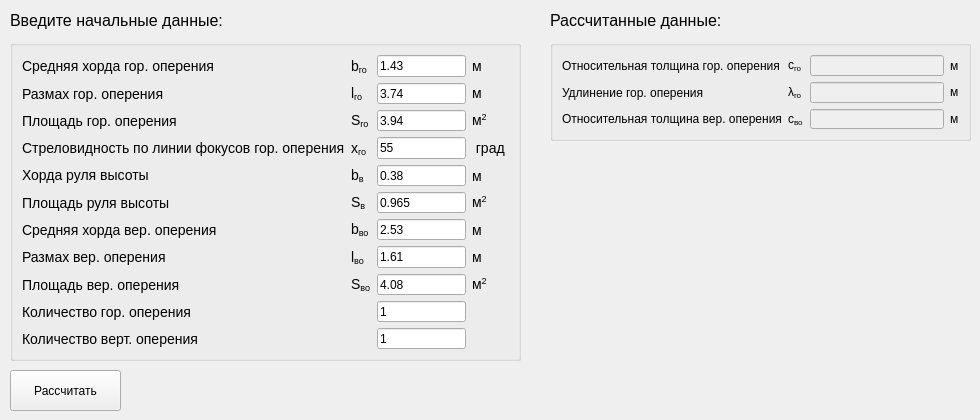
            <widget class="QWidget" name="tab_5">
             <attribute name="title">
              <string>Оперение</string>
             </attribute>
             <widget class="QGroupBox" name="groupBox_7">
              <property name="geometry">
               <rect>
                <x>10</x>
                <y>40</y>
                <width>511</width>
                <height>321</height>
               </rect>
              </property>
              <property name="styleSheet">
               <string notr="true">QLabel{
font-size: 14px;
}</string>
              </property>
              <property name="title">
               <string/>
              </property>
              <layout class="QVBoxLayout" name="verticalLayout_6">
               <item>
                <layout class="QGridLayout" name="gridLayout_7">
                 <item row="4" column="0">
                  <widget class="QLabel" name="label_126">
                   <property name="text">
                    <string>&lt;html&gt;&lt;head/&gt;&lt;body&gt;&lt;p&gt;Хорда руля высоты&lt;/p&gt;&lt;/body&gt;&lt;/html&gt;</string>
                   </property>
                  </widget>
                 </item>
                 <item row="1" column="0">
                  <widget class="QLabel" name="label_120">
                   <property name="text">
                    <string>Размах гор. оперения</string>
                   </property>
                  </widget>
                 </item>
                 <item row="2" column="0">
                  <widget class="QLabel" name="label_117">
                   <property name="text">
                    <string>Площадь гор. оперения</string>
                   </property>
                  </widget>
                 </item>
                 <item row="3" column="3">
                  <widget class="QLabel" name="label_119">
                   <property name="text">
                    <string> град </string>
                   </property>
                  </widget>
                 </item>
                 <item row="5" column="2">
                  <widget class="QLineEdit" name="ed_Sv">
                   <property name="text">
                    <string>0.965</string>
                   </property>
                  </widget>
                 </item>
                 <item row="5" column="1">
                  <widget class="QLabel" name="label_149">
                   <property name="text">
                    <string>&lt;html&gt;&lt;head/&gt;&lt;body&gt;&lt;p&gt;S&lt;span style=&quot; vertical-align:sub;&quot;&gt;в&lt;/span&gt;&lt;/p&gt;&lt;/body&gt;&lt;/html&gt;</string>
                   </property>
                  </widget>
                 </item>
                 <item row="0" column="1">
                  <widget class="QLabel" name="label_141">
                   <property name="text">
                    <string>&lt;html&gt;&lt;head/&gt;&lt;body&gt;&lt;p&gt;b&lt;span style=&quot; vertical-align:sub;&quot;&gt;го&lt;/span&gt;&lt;/p&gt;&lt;/body&gt;&lt;/html&gt;</string>
                   </property>
                  </widget>
                 </item>
                 <item row="4" column="3">
                  <widget class="QLabel" name="label_139">
                   <property name="text">
                    <string>м</string>
                   </property>
                  </widget>
                 </item>
                 <item row="1" column="3">
                  <widget class="QLabel" name="label_144">
                   <property name="text">
                    <string>&lt;html&gt;&lt;head/&gt;&lt;body&gt;&lt;p&gt;м&lt;/p&gt;&lt;/body&gt;&lt;/html&gt;</string>
                   </property>
                  </widget>
                 </item>
                 <item row="2" column="2">
                  <widget class="QLineEdit" name="ed_Sgo">
                   <property name="text">
                    <string>3.94</string>
                   </property>
                  </widget>
                 </item>
                 <item row="3" column="0">
                  <widget class="QLabel" name="label_125">
                   <property name="text">
                    <string>&lt;html&gt;&lt;head/&gt;&lt;body&gt;&lt;p&gt;Стреловидность по линии фокусов гор. оперения&lt;/p&gt;&lt;/body&gt;&lt;/html&gt;</string>
                   </property>
                  </widget>
                 </item>
                 <item row="3" column="2">
                  <widget class="QLineEdit" name="ed_xgo">
                   <property name="text">
                    <string>55</string>
                   </property>
                  </widget>
                 </item>
                 <item row="0" column="3">
                  <widget class="QLabel" name="label_142">
                   <property name="text">
                    <string>м</string>
                   </property>
                  </widget>
                 </item>
                 <item row="1" column="2">
                  <widget class="QLineEdit" name="ed_lgo">
                   <property name="text">
                    <string>3.74</string>
                   </property>
                  </widget>
                 </item>
                 <item row="0" column="2">
                  <widget class="QLineEdit" name="ed_bgo">
                   <property name="text">
                    <string>1.43</string>
                   </property>
                  </widget>
                 </item>
                 <item row="4" column="2">
                  <widget class="QLineEdit" name="ed_bv">
                   <property name="text">
                    <string>0.38</string>
                   </property>
                  </widget>
                 </item>
                 <item row="5" column="3">
                  <widget class="QLabel" name="label_150">
                   <property name="text">
                    <string>&lt;html&gt;&lt;head/&gt;&lt;body&gt;&lt;p&gt;м&lt;span style=&quot; vertical-align:super;&quot;&gt;2&lt;/span&gt;&lt;/p&gt;&lt;/body&gt;&lt;/html&gt;</string>
                   </property>
                  </widget>
                 </item>
                 <item row="5" column="0">
                  <widget class="QLabel" name="label_148">
                   <property name="text">
                    <string>Площадь руля высоты</string>
                   </property>
                  </widget>
                 </item>
                 <item row="1" column="1">
                  <widget class="QLabel" name="label_128">
                   <property name="text">
                    <string>&lt;html&gt;&lt;head/&gt;&lt;body&gt;&lt;p&gt;l&lt;span style=&quot; vertical-align:sub;&quot;&gt;го&lt;/span&gt;&lt;/p&gt;&lt;/body&gt;&lt;/html&gt;</string>
                   </property>
                  </widget>
                 </item>
                 <item row="2" column="3">
                  <widget class="QLabel" name="label_151">
                   <property name="text">
                    <string>&lt;html&gt;&lt;head/&gt;&lt;body&gt;&lt;p&gt;м&lt;span style=&quot; vertical-align:super;&quot;&gt;2&lt;/span&gt;&lt;/p&gt;&lt;/body&gt;&lt;/html&gt;</string>
                   </property>
                  </widget>
                 </item>
                 <item row="2" column="1">
                  <widget class="QLabel" name="label_123">
                   <property name="text">
                    <string>&lt;html&gt;&lt;head/&gt;&lt;body&gt;&lt;p&gt;S&lt;span style=&quot; vertical-align:sub;&quot;&gt;го&lt;/span&gt;&lt;/p&gt;&lt;/body&gt;&lt;/html&gt;</string>
                   </property>
                  </widget>
                 </item>
                 <item row="3" column="1">
                  <widget class="QLabel" name="label_140">
                   <property name="text">
                    <string>&lt;html&gt;&lt;head/&gt;&lt;body&gt;&lt;p&gt;x&lt;span style=&quot; vertical-align:sub;&quot;&gt;го&lt;/span&gt;&lt;/p&gt;&lt;/body&gt;&lt;/html&gt;</string>
                   </property>
                  </widget>
                 </item>
                 <item row="0" column="0">
                  <widget class="QLabel" name="label_118">
                   <property name="text">
                    <string>Средняя хорда гор. оперения</string>
                   </property>
                  </widget>
                 </item>
                 <item row="6" column="0">
                  <widget class="QLabel" name="label_156">
                   <property name="text">
                    <string>Средняя хорда вер. оперения</string>
                   </property>
                  </widget>
                 </item>
                 <item row="6" column="1">
                  <widget class="QLabel" name="label_160">
                   <property name="text">
                    <string>&lt;html&gt;&lt;head/&gt;&lt;body&gt;&lt;p&gt;b&lt;span style=&quot; vertical-align:sub;&quot;&gt;во&lt;/span&gt;&lt;/p&gt;&lt;/body&gt;&lt;/html&gt;</string>
                   </property>
                  </widget>
                 </item>
                 <item row="4" column="1">
                  <widget class="QLabel" name="label_137">
                   <property name="text">
                    <string>&lt;html&gt;&lt;head/&gt;&lt;body&gt;&lt;p&gt;b&lt;span style=&quot; vertical-align:sub;&quot;&gt;в&lt;/span&gt;&lt;/p&gt;&lt;/body&gt;&lt;/html&gt;</string>
                   </property>
                  </widget>
                 </item>
                 <item row="8" column="0">
                  <widget class="QLabel" name="label_147">
                   <property name="text">
                    <string>Площадь вер. оперения</string>
                   </property>
                  </widget>
                 </item>
                 <item row="6" column="2">
                  <widget class="QLineEdit" name="ed_bvo">
                   <property name="text">
                    <string>2.53</string>
                   </property>
                  </widget>
                 </item>
                 <item row="6" column="3">
                  <widget class="QLabel" name="label_165">
                   <property name="text">
                    <string>м</string>
                   </property>
                  </widget>
                 </item>
                 <item row="7" column="0">
                  <widget class="QLabel" name="label_157">
                   <property name="text">
                    <string>Размах вер. оперения</string>
                   </property>
                  </widget>
                 </item>
                 <item row="7" column="3">
                  <widget class="QLabel" name="label_164">
                   <property name="text">
                    <string>&lt;html&gt;&lt;head/&gt;&lt;body&gt;&lt;p&gt;м&lt;/p&gt;&lt;/body&gt;&lt;/html&gt;</string>
                   </property>
                  </widget>
                 </item>
                 <item row="7" column="1">
                  <widget class="QLabel" name="label_172">
                   <property name="text">
                    <string>&lt;html&gt;&lt;head/&gt;&lt;body&gt;&lt;p&gt;l&lt;span style=&quot; vertical-align:sub;&quot;&gt;во&lt;/span&gt;&lt;/p&gt;&lt;/body&gt;&lt;/html&gt;</string>
                   </property>
                  </widget>
                 </item>
                 <item row="7" column="2">
                  <widget class="QLineEdit" name="ed_lvo">
                   <property name="text">
                    <string>1.61</string>
                   </property>
                  </widget>
                 </item>
                 <item row="8" column="2">
                  <widget class="QLineEdit" name="ed_Svo">
                   <property name="text">
                    <string>4.08</string>
                   </property>
                  </widget>
                 </item>
                 <item row="8" column="3">
                  <widget class="QLabel" name="label_170">
                   <property name="text">
                    <string>&lt;html&gt;&lt;head/&gt;&lt;body&gt;&lt;p&gt;м&lt;span style=&quot; vertical-align:super;&quot;&gt;2&lt;/span&gt;&lt;/p&gt;&lt;/body&gt;&lt;/html&gt;</string>
                   </property>
                  </widget>
                 </item>
                 <item row="8" column="1">
                  <widget class="QLabel" name="label_171">
                   <property name="text">
                    <string>&lt;html&gt;&lt;head/&gt;&lt;body&gt;&lt;p&gt;S&lt;span style=&quot; vertical-align:sub;&quot;&gt;во&lt;/span&gt;&lt;/p&gt;&lt;/body&gt;&lt;/html&gt;</string>
                   </property>
                  </widget>
                 </item>
                 <item row="9" column="0">
                  <widget class="QLabel" name="label_79">
                   <property name="text">
                    <string>Количество гор. оперения</string>
                   </property>
                  </widget>
                 </item>
                 <item row="9" column="2">
                  <widget class="QLineEdit" name="ed_ngo">
                   <property name="text">
                    <string>1</string>
                   </property>
                  </widget>
                 </item>
                 <item row="10" column="0">
                  <widget class="QLabel" name="label_83">
                   <property name="text">
                    <string>Количество верт. оперения</string>
                   </property>
                  </widget>
                 </item>
                 <item row="10" column="2">
                  <widget class="QLineEdit" name="ed_nvo">
                   <property name="text">
                    <string>1</string>
                   </property>
                  </widget>
                 </item>
                </layout>
               </item>
              </layout>
             </widget>
             <widget class="QPushButton" name="buCalTail">
              <property name="geometry">
               <rect>
                <x>10</x>
                <y>370</y>
                <width>111</width>
                <height>41</height>
               </rect>
              </property>
              <property name="cursor">
               <cursorShape>PointingHandCursor</cursorShape>
              </property>
              <property name="text">
               <string>Рассчитать</string>
              </property>
             </widget>
             <widget class="QGroupBox" name="groupBox_4">
              <property name="geometry">
               <rect>
                <x>550</x>
                <y>40</y>
                <width>421</width>
                <height>101</height>
               </rect>
              </property>
              <property name="title">
               <string/>
              </property>
              <layout class="QVBoxLayout" name="verticalLayout_7">
               <item>
                <layout class="QGridLayout" name="gridLayout_8">
                 <item row="1" column="2">
                  <widget class="QLineEdit" name="ed_lamdago">
                   <property name="enabled">
                    <bool>false</bool>
                   </property>
                  </widget>
                 </item>
                 <item row="0" column="2">
                  <widget class="QLineEdit" name="ed_cgo_">
                   <property name="enabled">
                    <bool>false</bool>
                   </property>
                  </widget>
                 </item>
                 <item row="1" column="1">
                  <widget class="QLabel" name="label_166">
                   <property name="text">
                    <string>&lt;html&gt;&lt;head/&gt;&lt;body&gt;&lt;p&gt;λ&lt;span style=&quot; vertical-align:sub;&quot;&gt;го&lt;/span&gt;&lt;/p&gt;&lt;/body&gt;&lt;/html&gt;</string>
                   </property>
                  </widget>
                 </item>
                 <item row="0" column="0">
                  <widget class="QLabel" name="label_138">
                   <property name="text">
                    <string>Относительная толщина гор. оперения</string>
                   </property>
                  </widget>
                 </item>
                 <item row="0" column="1">
                  <widget class="QLabel" name="label_155">
                   <property name="text">
                    <string>&lt;html&gt;&lt;head/&gt;&lt;body&gt;&lt;p&gt;с&lt;span style=&quot; vertical-align:sub;&quot;&gt;го&lt;/span&gt;&lt;/p&gt;&lt;/body&gt;&lt;/html&gt;</string>
                   </property>
                  </widget>
                 </item>
                 <item row="1" column="0">
                  <widget class="QLabel" name="label_154">
                   <property name="text">
                    <string>Удлинение гор. оперения</string>
                   </property>
                  </widget>
                 </item>
                 <item row="0" column="3">
                  <widget class="QLabel" name="label_161">
                   <property name="text">
                    <string>м</string>
                   </property>
                  </widget>
                 </item>
                 <item row="1" column="3">
                  <widget class="QLabel" name="label_159">
                   <property name="text">
                    <string>&lt;html&gt;&lt;head/&gt;&lt;body&gt;&lt;p&gt;м&lt;/p&gt;&lt;/body&gt;&lt;/html&gt;</string>
                   </property>
                  </widget>
                 </item>
                 <item row="2" column="0">
                  <widget class="QLabel" name="label_146">
                   <property name="text">
                    <string>Относительная толщина вер. оперения</string>
                   </property>
                  </widget>
                 </item>
                 <item row="2" column="1">
                  <widget class="QLabel" name="label_163">
                   <property name="text">
                    <string>&lt;html&gt;&lt;head/&gt;&lt;body&gt;&lt;p&gt;с&lt;span style=&quot; vertical-align:sub;&quot;&gt;во&lt;/span&gt;&lt;/p&gt;&lt;/body&gt;&lt;/html&gt;</string>
                   </property>
                  </widget>
                 </item>
                 <item row="2" column="2">
                  <widget class="QLineEdit" name="ed_cvo_">
                   <property name="enabled">
                    <bool>false</bool>
                   </property>
                  </widget>
                 </item>
                 <item row="2" column="3">
                  <widget class="QLabel" name="label_169">
                   <property name="text">
                    <string>м</string>
                   </property>
                  </widget>
                 </item>
                </layout>
               </item>
              </layout>
             </widget>
             <widget class="QLabel" name="label_297">
              <property name="geometry">
               <rect>
                <x>10</x>
                <y>10</y>
                <width>221</width>
                <height>21</height>
               </rect>
              </property>
              <property name="styleSheet">
               <string notr="true">font-size:16px;</string>
              </property>
              <property name="text">
               <string>Введите начальные данные:</string>
              </property>
             </widget>
             <widget class="QLabel" name="label_305">
              <property name="geometry">
               <rect>
                <x>550</x>
                <y>10</y>
                <width>211</width>
                <height>21</height>
               </rect>
              </property>
              <property name="styleSheet">
               <string notr="true">font-size: 16px;</string>
              </property>
              <property name="text">
               <string>Рассчитанные данные:</string>
              </property>
             </widget>
            </widget>
